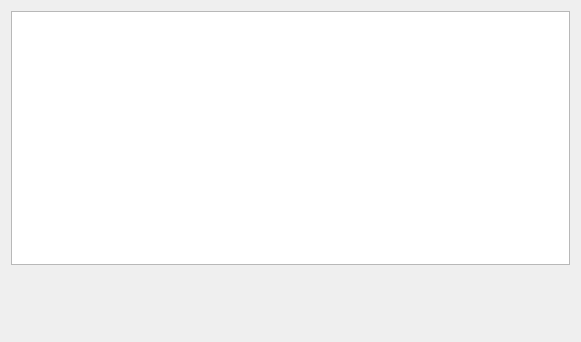
<?xml version="1.0" encoding="UTF-8"?>
<ui version="4.0">
 <class>qtvUIStorageInfo</class>
 <widget class="QWidget" name="qtvUIStorageInfo">
  <property name="geometry">
   <rect>
    <x>0</x>
    <y>0</y>
    <width>581</width>
    <height>342</height>
   </rect>
  </property>
  <property name="font">
   <font>
    <pointsize>12</pointsize>
   </font>
  </property>
  <property name="windowTitle">
   <string>Form</string>
  </property>
  <layout class="QVBoxLayout" name="verticalLayout">
   <item>
    <widget class="QTableWidget" name="tableinfo">
     <property name="font">
      <font>
       <family>Arial</family>
       <pointsize>14</pointsize>
      </font>
     </property>
    </widget>
   </item>
   <item>
    <layout class="QHBoxLayout" name="layout_0">
     <item>
      <spacer name="space_0">
       <property name="orientation">
        <enum>Qt::Horizontal</enum>
       </property>
       <property name="sizeHint" stdset="0">
        <size>
         <width>40</width>
         <height>20</height>
        </size>
       </property>
      </spacer>
     </item>
     <item>
      <widget class="QLabel" name="lbimage">
       <property name="minimumSize">
        <size>
         <width>300</width>
         <height>60</height>
        </size>
       </property>
       <property name="maximumSize">
        <size>
         <width>300</width>
         <height>60</height>
        </size>
       </property>
       <property name="text">
        <string/>
       </property>
       <property name="textInteractionFlags">
        <set>Qt::NoTextInteraction</set>
       </property>
      </widget>
     </item>
    </layout>
   </item>
  </layout>
 </widget>
 <resources/>
 <connections/>
</ui>
